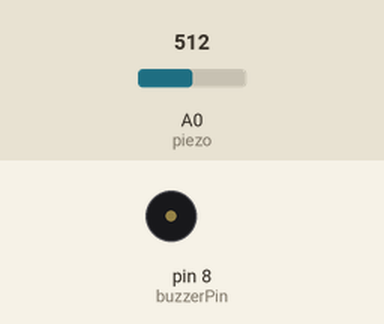
This sketch was run on a simulated Arduino Uno, built with avr-gcc and run on an emulated ATmega328P. On the bench: buzzer (waves = sounding). The test bench sets the inputs (shaded band); at power-on: A0 (piezo) = 512.

Above: at 1.3 s.
1.4 s: A0 (piezo) set to 317
4.4 s: A0 (piezo) set to 291
At 5.2 s:
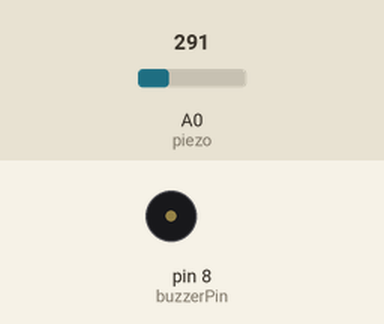
Timing chart, 0 to 7.4 s (numbered marks = the images above; inputs shaded):
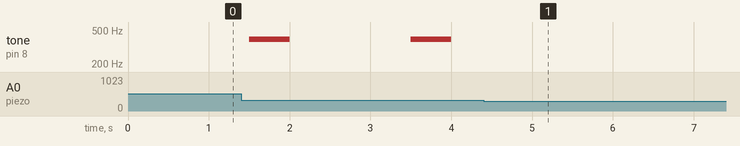

Measured:
- the behaviour switches between 301 and 300 on A0 (piezo) (found by bisection; images 0 and 1)
- after the input at 4.4 s, tone on pin 8 (buzzerPin): stops changing and stays silent
- by itself, tone on pin 8 (buzzerPin): alternates 392 Hz for 0.50 s and silent for 1.5 s

The sketch:

ch12_2_2.ino
```cpp
int piezo = 0;
int buzzerPin = 8;
int piezoValue = 0;
int THRESHOLD = 300;
int knock = 0;

void setup() {
  pinMode(buzzerPin, OUTPUT);
}

void loop() {
  piezoValue = analogRead(piezo);
  if (piezoValue > THRESHOLD) {
    if (knock < 3) {
      noTone(buzzerPin);
      knock++;
    } else {
      tone(buzzerPin, 392);
      knock = 0;
    }
  }
  delay(500);
}
```
